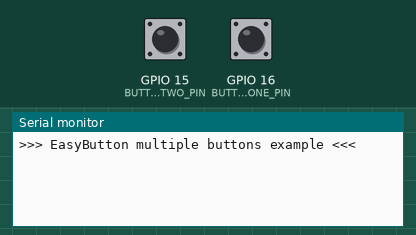
A sketch run on a simulated ESP32. Parts: the last lines printed to the serial monitor. Inputs (shaded band) come from the test bench; at power-on: GPIO 15 (BUTTON_TWO_PIN) HIGH, GPIO 16 (BUTTON_ONE_PIN) HIGH.

Above: at 1.2 s.
1.3 s: GPIO 15 (BUTTON_TWO_PIN) pulled LOW for 0.15 s
At 1.8 s:
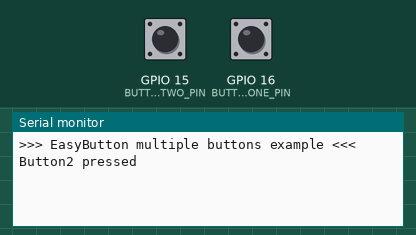
2.9 s: GPIO 16 (BUTTON_ONE_PIN) pulled LOW for 0.15 s
At 4.2 s:
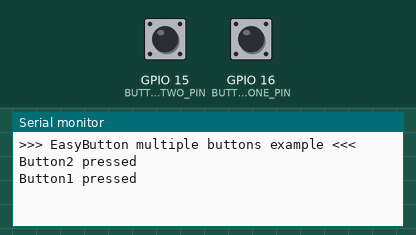

The sketch:

MultipleButtons_copy.ino
```cpp
/*
  Name:		MultipleButtons.ino
  Created:	3/25/2019 11:45:52 AM
  Author:	Evert Arias
  Description: Example to demostrate how to use the library with more than one button
*/

#include <EasyButton.h>

// Arduino pin where the buttons are connected to
#define BUTTON_ONE_PIN 16
#define BUTTON_TWO_PIN 15

#define BAUDRATE 115200

// Button1
EasyButton button1(BUTTON_ONE_PIN);
// Button2
EasyButton button2(BUTTON_TWO_PIN);

// Callback function to be called when button1 is pressed
void onButton1Pressed()
{
  Serial.println("Button1 pressed");
}

// Callback function to be called when button2 is pressed
void onButton2Pressed()
{
  Serial.println("Button2 pressed");
}

void setup()
{
  // Initialize Serial for debuging purposes
  Serial.begin(BAUDRATE);

  Serial.println();
  Serial.println(">>> EasyButton multiple buttons example <<<");

  // Initialize the button1
  button1.begin();
  // Initialize the button2
  button2.begin();
  // Add the callback function to be called when the button1 is pressed.
  button1.onPressed(onButton1Pressed);
  // Add the callback function to be called when the button2 is pressed.
  button2.onPressed(onButton2Pressed);
}

void loop()
{
  // Continuously read the status of the buttons
  button1.read();
  button2.read();
}
```

Measured:
- after the input at 1.3 s, the serial monitor: prints a new line after 0.15 s (image 1)
- after the input at 2.9 s, the serial monitor: prints a new line after 0.15 s (image 2)
